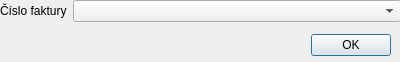
<?xml version="1.0" encoding="UTF-8"?>
<ui version="4.0">
 <class>OdstranitFakturu</class>
 <widget class="QDialog" name="OdstranitFakturu">
  <property name="geometry">
   <rect>
    <x>0</x>
    <y>0</y>
    <width>400</width>
    <height>62</height>
   </rect>
  </property>
  <property name="windowTitle">
   <string>Dialog</string>
  </property>
  <widget class="QWidget" name="formLayoutWidget">
   <property name="geometry">
    <rect>
     <x>0</x>
     <y>0</y>
     <width>401</width>
     <height>31</height>
    </rect>
   </property>
   <layout class="QFormLayout" name="formLayout_2">
    <item row="0" column="0">
     <widget class="QLabel" name="label_5">
      <property name="text">
       <string>Číslo faktury</string>
      </property>
     </widget>
    </item>
    <item row="0" column="1">
     <widget class="QComboBox" name="CisloFaktury_2"/>
    </item>
   </layout>
  </widget>
  <widget class="QDialogButtonBox" name="buttonBox_2">
   <property name="geometry">
    <rect>
     <x>50</x>
     <y>30</y>
     <width>341</width>
     <height>31</height>
    </rect>
   </property>
   <property name="orientation">
    <enum>Qt::Horizontal</enum>
   </property>
   <property name="standardButtons">
    <set>QDialogButtonBox::Ok</set>
   </property>
  </widget>
 </widget>
 <resources/>
 <connections/>
</ui>
